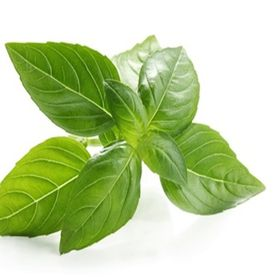
#> input picture Images/001.jpg, 280 x 280 px, found by its file name
$ jupyter execute ip_gradien.ipynb   (shell and % lines are left out)   (older library calls are emulated)
#> lines starting #> are read from the running program, lines starting #| are printed output that depends on the picture
<a href="https://colab.research.google.com/github/kilaspintas/ai_project/blob/master/image_fundamental/ip_gradien.ipynb" target="_parent"></a>

[cell 1]
# import the necessary packages
import matplotlib.pyplot as plt
import numpy as np
import cv2

Function to display images in Jupyter Notebooks and Google Colab

[cell 2]
def plt_imshow(title, image):
	# convert the image frame BGR to RGB color space and display it
	image = cv2.cvtColor(image, cv2.COLOR_BGR2RGB)
	plt.imshow(image)
	plt.title(title)
	plt.grid(False)
	plt.show()

Implementing Sobel and Scharr kernels with OpenCV

[cell 3]
# # construct the argument parser and parse the arguments
# ap = argparse.ArgumentParser()
# ap.add_argument("-i", "--image", type=str, required=True,
# 	help="path to input image")
# ap.add_argument("-s", "--scharr", type=int, default=0,
# 	help="path to input image")

# since we are using Jupyter Notebooks we can replace our argument
# parsing code with *hard coded* arguments and values
args = {
	"image": "001.jpg",
    "scharr": 0
}

[cell 4]
# load the image, convert it to grayscale, and display the original
# grayscale image
image = cv2.imread(args["image"])
#> image is the input picture: shape (280, 280, 3); mean B, G, R 163.4, 211.2, 193.5
gray = cv2.cvtColor(image, cv2.COLOR_BGR2GRAY)
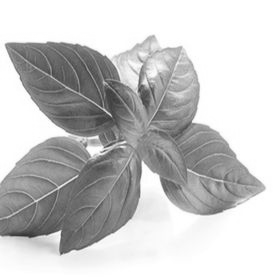
#> gray: shape (280, 280); min 49, max 255, mean 200.5
plt_imshow("Gray", gray)

[cell 5]
# set the kernel size, depending on whether we are using the Sobel
# operator of the Scharr operator, then compute the gradients along
# the x and y axis, respectively
ksize = -1 if args["scharr"] > 0 else 3
gX = cv2.Sobel(gray, ddepth=cv2.CV_32F, dx=1, dy=0, ksize=ksize)
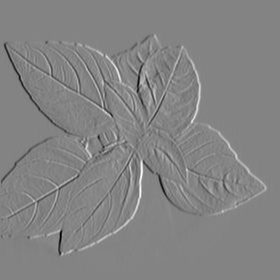
#> gX: shape (280, 280) float32; min -623, max 582, mean 0.7; drawn with min black and max white
gY = cv2.Sobel(gray, ddepth=cv2.CV_32F, dx=0, dy=1, ksize=ksize)
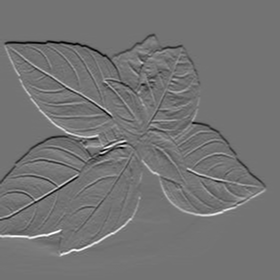
#> gY: shape (280, 280) float32; min -489, max 586, mean 0; drawn with min black and max white

# the gradient magnitude images are now of the floating point data
# type, so we need to take care to convert them back a to unsigned
# 8-bit integer representation so other OpenCV functions can operate
# on them and visualize them
gX = cv2.convertScaleAbs(gX)
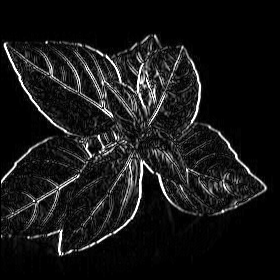
#> gX: shape (280, 280); min 0, max 255, mean 22.6
gY = cv2.convertScaleAbs(gY)
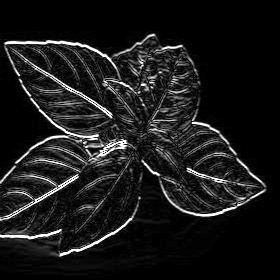
#> gY: shape (280, 280); min 0, max 255, mean 25.9

# combine the gradient representations into a single image
combined = cv2.addWeighted(gX, 0.5, gY, 0.5, 0)
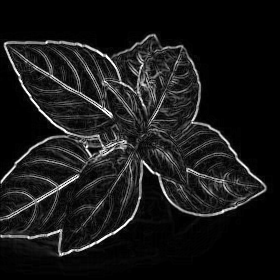
#> combined: shape (280, 280); min 0, max 255, mean 24.3

# show our output images
plt_imshow("Sobel/Scharr X", gX)
plt_imshow("Sobel/Scharr Y", gY)
plt_imshow("Sobel/Scharr Combined", combined)

Computing gradient magnitude and orientation with OpenCV

[cell 6]
# load the input image and convert it to grayscale
image = cv2.imread(args["image"])
gray = cv2.cvtColor(image, cv2.COLOR_BGR2GRAY)

# compute gradients along the x and y axis, respectively
gX = cv2.Sobel(gray, cv2.CV_64F, 1, 0)
gY = cv2.Sobel(gray, cv2.CV_64F, 0, 1)

# compute the gradient magnitude and orientation
magnitude = np.sqrt((gX ** 2) + (gY ** 2))
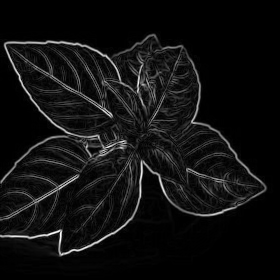
#> magnitude: shape (280, 280) float64; min 0, max 624.6, mean 40.3; drawn with min black and max white
orientation = np.arctan2(gY, gX) * (180 / np.pi) % 180
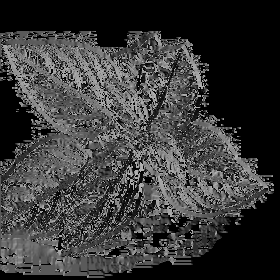
#> orientation: shape (280, 280) float64; min 0, max 179.7, mean 57

[cell 7]
# initialize a figure to display the input grayscale image along with
# the gradient magnitude and orientation representations, respectively
(fig, axs) = plt.subplots(nrows=1, ncols=3, figsize=(8, 4))

# plot each of the images
axs[0].imshow(gray, cmap="gray")
axs[1].imshow(magnitude, cmap="jet")
axs[2].imshow(orientation, cmap="jet")

# set the titles of each axes
axs[0].set_title("Grayscale")
axs[1].set_title("Gradient Magnitude")
axs[2].set_title("Gradient Orientation [0, 180]")

# loop over each of the axes and turn off the x and y ticks
for i in range(0, 3):
	axs[i].get_xaxis().set_ticks([])
	axs[i].get_yaxis().set_ticks([])

# show the plots
plt.tight_layout()
plt.show()
